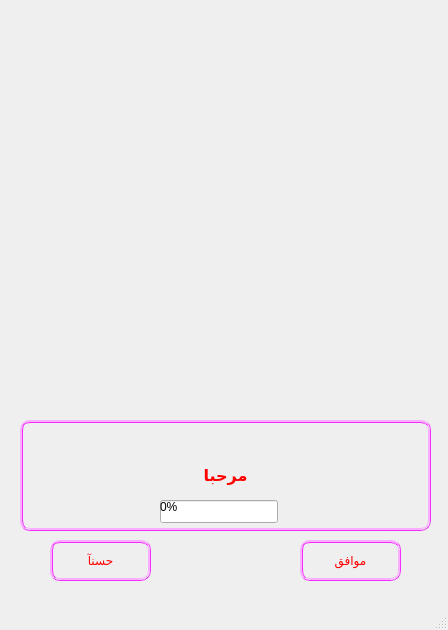
<?xml version="1.0" encoding="UTF-8"?>
<ui version="4.0">
 <class>MainWindow</class>
 <widget class="QMainWindow" name="MainWindow">
  <property name="geometry">
   <rect>
    <x>0</x>
    <y>0</y>
    <width>448</width>
    <height>630</height>
   </rect>
  </property>
  <property name="minimumSize">
   <size>
    <width>448</width>
    <height>630</height>
   </size>
  </property>
  <property name="maximumSize">
   <size>
    <width>448</width>
    <height>630</height>
   </size>
  </property>
  <property name="windowTitle">
   <string>MainWindow</string>
  </property>
  <widget class="QWidget" name="centralwidget">
   <widget class="QLabel" name="image_view">
    <property name="geometry">
     <rect>
      <x>10</x>
      <y>10</y>
      <width>431</width>
      <height>611</height>
     </rect>
    </property>
    <property name="text">
     <string/>
    </property>
    <property name="textInteractionFlags">
     <set>Qt::LinksAccessibleByMouse</set>
    </property>
   </widget>
   <widget class="QProgressBar" name="progressBar">
    <property name="geometry">
     <rect>
      <x>160</x>
      <y>500</y>
      <width>118</width>
      <height>23</height>
     </rect>
    </property>
    <property name="styleSheet">
     <string notr="true">QProgressBar::chunk {
    background-color: #CD96CD;
    width: 10px;
    margin: 0.5px;
}</string>
    </property>
    <property name="value">
     <number>0</number>
    </property>
   </widget>
   <widget class="QLabel" name="message">
    <property name="enabled">
     <bool>true</bool>
    </property>
    <property name="geometry">
     <rect>
      <x>20</x>
      <y>420</y>
      <width>411</width>
      <height>111</height>
     </rect>
    </property>
    <property name="font">
     <font>
      <family>Simplified Arabic</family>
      <pointsize>12</pointsize>
      <weight>75</weight>
      <bold>true</bold>
     </font>
    </property>
    <property name="styleSheet">
     <string notr="true">QLabel {
border-radius: 10%;
border: 3px ridge #F12FFF;
color: red;
 }</string>
    </property>
    <property name="text">
     <string>مرحبا</string>
    </property>
    <property name="scaledContents">
     <bool>false</bool>
    </property>
    <property name="alignment">
     <set>Qt::AlignCenter</set>
    </property>
   </widget>
   <widget class="QPushButton" name="button_left">
    <property name="geometry">
     <rect>
      <x>50</x>
      <y>540</y>
      <width>101</width>
      <height>41</height>
     </rect>
    </property>
    <property name="styleSheet">
     <string notr="true">QPushButton{border-radius: 10%;
border: 3px ridge #F12FFF;
color: red;}

QPushButton::pressed{
border-radius: 10%;
border: 3px ridge #F12FFF;
color: red;
background-color: #F12FFF;
}</string>
    </property>
    <property name="text">
     <string>حسنآ</string>
    </property>
   </widget>
   <widget class="QPushButton" name="button_right">
    <property name="geometry">
     <rect>
      <x>300</x>
      <y>540</y>
      <width>101</width>
      <height>41</height>
     </rect>
    </property>
    <property name="styleSheet">
     <string notr="true">QPushButton{border-radius: 10%;
border: 3px ridge #F12FFF;
color: red;}

QPushButton::pressed{
border-radius: 10%;
border: 3px ridge #F12FFF;
color: red;
background-color: #F12FFF;
}</string>
    </property>
    <property name="text">
     <string>موافق</string>
    </property>
   </widget>
  </widget>
  <widget class="QStatusBar" name="statusbar"/>
 </widget>
 <resources/>
 <connections/>
</ui>
